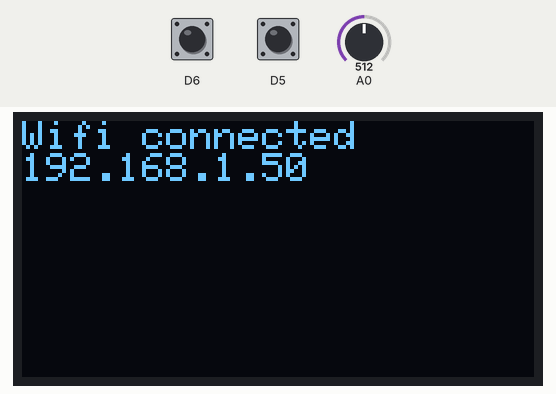
This sketch was run on a simulated ESP8266 (NodeMCU). Shown: 128×64 one-colour display. The test bench sets the inputs (shaded band); at power-on: D6 HIGH, D5 HIGH, A0 = 512. WiFi joins after 1.5 s; servers stay silent unless stated; the display library's start-up logo is not drawn; what the sketch prints to the serial monitor is not drawn.

Above: at 3.6 s.
At 6.7 s:
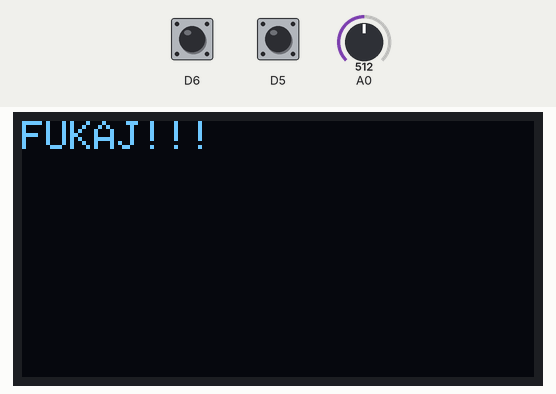
6.8 s: D6 pulled LOW for 1 s
At 7.6 s:
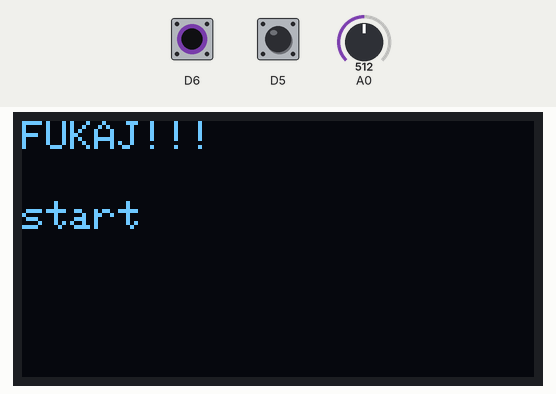
9.3 s: D5 pulled LOW for 1 s
Timing chart, 0 to 12.3 s (numbered marks = the images above; inputs shaded):
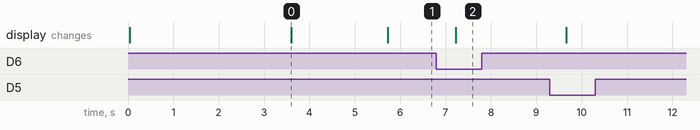

The sketch:

ml-alko-tester-v2.ino
```cpp
#include <SPI.h>
#include <Wire.h>
#include <ESP8266WiFi.h>
#include <WiFiClient.h>
#include <Adafruit_GFX.h>
#include <Adafruit_SSD1306.h>

#define OLED_RESET LED_BUILTIN
Adafruit_SSD1306 display(OLED_RESET);

char server[] = "192.168.1.2";
const char* ssid = "velupapa";
const char* password = "lukas360";

WiFiClient clientRecord;
static uint32_t timer;

bool switchStart = false;
bool switchStop = false;

void setup(void)
{
  Serial.begin(9600);
  delay(10);
  display.begin(SSD1306_SWITCHCAPVCC, 0x3C);  // initialize with the I2C addr 0x3D (for the 128x64)

  WiFi.begin(ssid, password);
  while (WiFi.status() != WL_CONNECTED) {
    delay(500);
    Serial.print(".");
  }
  Serial.println("WiFi connected");
  Serial.println(WiFi.localIP());

  display.display();
  delay(2000);
  display.clearDisplay();
  display.setTextSize(1);
  display.setTextColor(WHITE);
  display.setCursor(0,0);
  display.println("Wifi connected");
  display.println(WiFi.localIP());
  display.display();
  delay(2000);


  pinMode(D5, INPUT_PULLUP);
  pinMode(D6, INPUT_PULLUP);

  pinMode(D0, INPUT);
  pinMode(D1, INPUT);
  pinMode(D2, INPUT);
  pinMode(D3, INPUT);
  pinMode(D4, INPUT);
  pinMode(D7, INPUT);
  pinMode(D8, INPUT);

  display.clearDisplay();
  display.setCursor(0,0);
  display.println("FUKAJ!!!");
}

void loop() {

  if (millis() > timer) {
    timer = millis() + 300;

    //nacitam hodnotu podla hodnoty senzora
    switchStart = digitalRead(D6);
    switchStop = digitalRead(D5);

    Serial.println("digitalRead(D0):");
    Serial.println(analogRead(D0));
    Serial.println("digitalRead(D1):");
    Serial.println(analogRead(D1));
    Serial.println("digitalRead(D2):");
    Serial.println(analogRead(D2));
    Serial.println("digitalRead(D3):");
    Serial.println(analogRead(D3));
    Serial.println("digitalRead(D4):");
    Serial.println(analogRead(D4));
    Serial.println("digitalRead(D7):");
    Serial.println(analogRead(D7));
    Serial.println("digitalRead(D8):");
    Serial.println(analogRead(D8));

    if(!switchStart){
      display.setCursor(0,20);
      display.println("start");
      display.display();
    }else{
      display.setCursor(0,20);
      display.display();
    }

    if(!switchStop){
      display.setCursor(0,20);
      display.println("stop");
      display.display();
    }else{
      display.setCursor(0,20);
      display.display();
    }
    display.setCursor(0,0);
    display.println("FUKAJ!!!");
  }
}
```

Measured:
- after the input at 6.8 s, the display: changes after 0.43 s (image 2)
- what the display in image 0 shows lasts 2.1 s, from 3.6 s to 5.7 s
